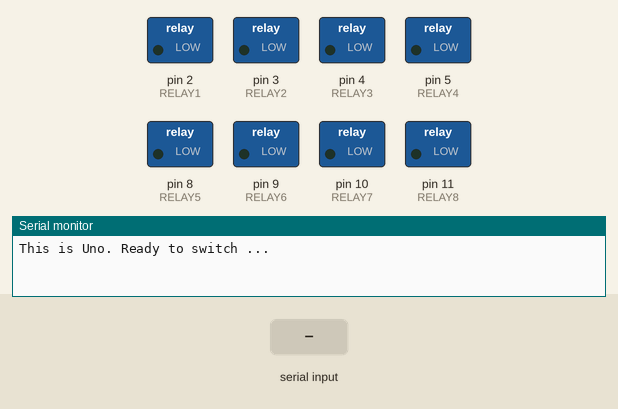
A sketch run on a simulated Arduino Uno, built with avr-gcc and run on an emulated ATmega328P. Parts: switched loads named in the sketch (green lamp = pin HIGH), the last lines printed to the serial monitor. The inputs (shaded band) are chosen by the test bench.

Above: at 1.2 s.
1.3 s: "1" received over Serial
At 2.2 s:
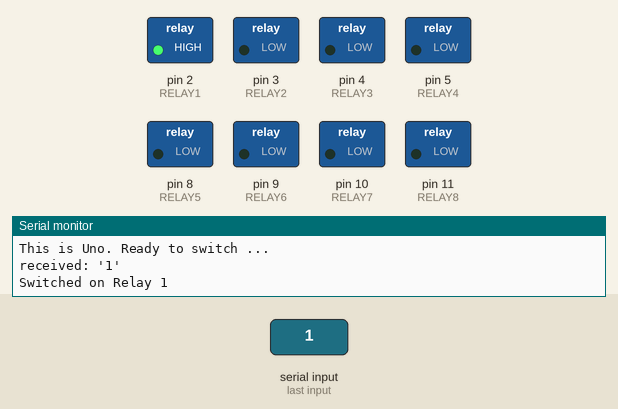
2.8 s: "9" received over Serial
At 3.4 s:
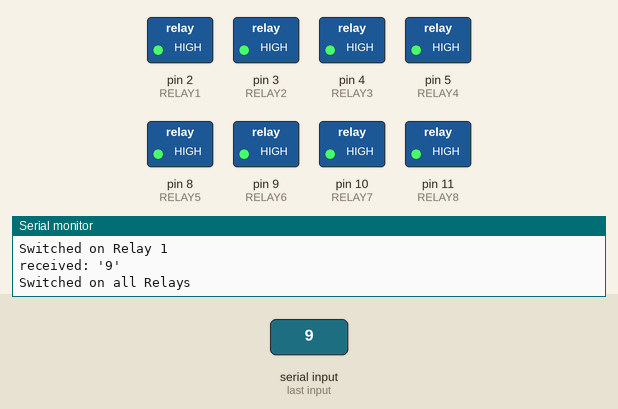
4.3 s: "2" received over Serial
At 5.5 s:
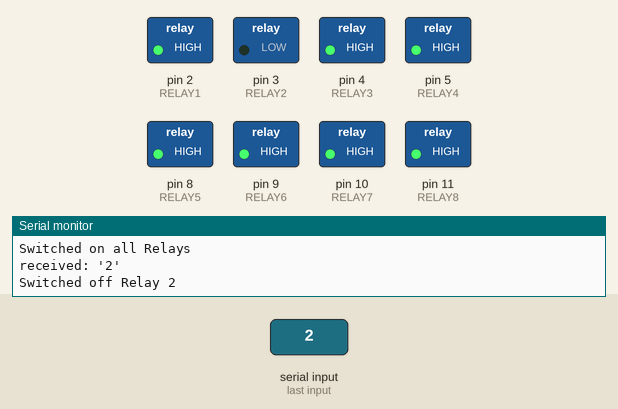
5.8 s: "3" received over Serial
At 6.9 s:
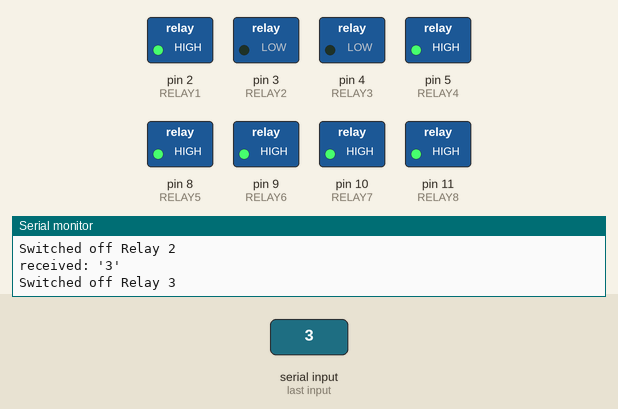
7.3 s: "4" received over Serial
At 8.0 s:
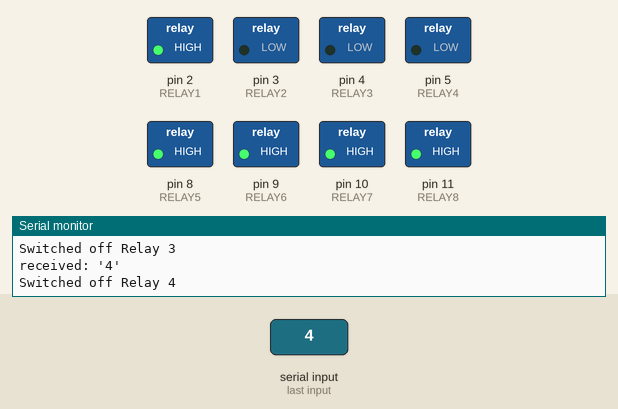
8.8 s: "5" received over Serial
At 9.1 s:
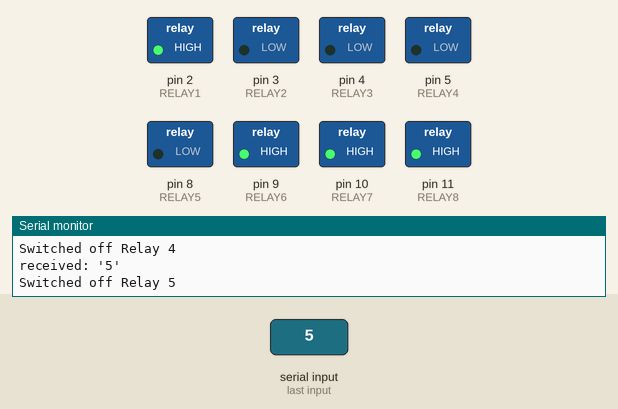
Timing chart, 0 to 11.3 s (numbered marks = the images above; inputs shaded):
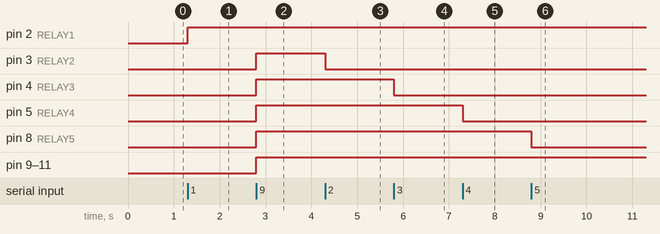

The sketch:

switchbox_driver.ino
```cpp
/*
Computer-aided switching of the Arduino 4-Relays Shield

It listens at the serial port for incoming bytes and checks
whether any of them matches "0", "1", "2", "3", "4", "5", "6", "7", "8" or "9".

If byte "0" is detected, all relays close.
If byte "1" through "8" is detected, the according relay opens.
If byte "9" is detected, all relays open.

The board accessed may need to be changed depending on which board is actually used in the switchbox.
*/

// define variable
int RELAY1 = 2;
int RELAY2 = 3;
int RELAY3 = 4;
int RELAY4 = 5;
int RELAY5 = 8;
int RELAY6 = 9;
int RELAY7 = 10;
int RELAY8 = 11;

void setup()
{
// set Relays as Output
  pinMode(RELAY1, OUTPUT);
  pinMode(RELAY2, OUTPUT);
  pinMode(RELAY3, OUTPUT);
  pinMode(RELAY4, OUTPUT);
  pinMode(RELAY5, OUTPUT);
  pinMode(RELAY6, OUTPUT);
  pinMode(RELAY7, OUTPUT);
  pinMode(RELAY8, OUTPUT);

// Open serial communications and wait for port to open:
  Serial.begin(9600);
  while (!Serial) {
    ; // wait for serial port to connect. Needed for native USB port only
  }
  // send an intro:
  Serial.println("This is Uno. Ready to switch ...");
  Serial.println();
}

void loop()
{
  // get any incoming bytes:
  if (Serial.available() > 0) {
    char thisChar = Serial.read();

    // making sure the right byte has been received (for debugging):
    Serial.print("received: \'");
    Serial.print(thisChar);
    Serial.println("\'");

    // checking bytes with ASCII representations to open or close relays:
    if (thisChar == '1') {
      if (digitalRead(RELAY1)== 0) {
        digitalWrite(RELAY1, HIGH);  // Turns ON Relay1
        Serial.println("Switched on Relay 1");
      }
      else {
        digitalWrite(RELAY1, LOW);  // Turns OFF Relay1
        Serial.println("Switched off Relay 1");
      }
    }
    else if (thisChar == '2') {
      if (digitalRead(RELAY2)== 0) {
        digitalWrite(RELAY2, HIGH);  // Turns ON Relay1
        Serial.println("Switched on Relay 2");
      }
      else {
        digitalWrite(RELAY2, LOW);  // Turns OFF Relay1
        Serial.println("Switched off Relay 2");
      }
    }
    else if (thisChar == '3') {
      if (digitalRead(RELAY3)== 0) {
        digitalWrite(RELAY3, HIGH);  // Turns ON Relay1
        Serial.println("Switched on Relay 3");
      }
      else {
        digitalWrite(RELAY3, LOW);  // Turns OFF Relay1
        Serial.println("Switched off Relay 3");
      }
    }
    else if (thisChar == '4') {
      if (digitalRead(RELAY4)== 0) {
        digitalWrite(RELAY4, HIGH);  // Turns ON Relay1
        Serial.println("Switched on Relay 4");
      }
      else {
        digitalWrite(RELAY4, LOW);  // Turns OFF Relay1
        Serial.println("Switched off Relay 4");
      }
    }
    else if (thisChar == '5') {
      if (digitalRead(RELAY5)== 0) {
        digitalWrite(RELAY5, HIGH);  // Turns ON Relay1
        Serial.println("Switched on Relay 5");
      }
      else {
        digitalWrite(RELAY5, LOW);  // Turns OFF Relay1
        Serial.println("Switched off Relay 5");
      }
    }
    else if (thisChar == '6') {
      if (digitalRead(RELAY6)== 0) {
        digitalWrite(RELAY6, HIGH);  // Turns ON Relay1
        Serial.println("Switched on Relay 6");
      }
      else {
        digitalWrite(RELAY6, LOW);  // Turns OFF Relay1
        Serial.println("Switched off Relay 6");
      }
    }
    else if (thisChar == '7') {
      if (digitalRead(RELAY7)== 0) {
        digitalWrite(RELAY7, HIGH);  // Turns ON Relay1
        Serial.println("Switched on Relay 7");
      }
      else {
        digitalWrite(RELAY7, LOW);  // Turns OFF Relay1
        Serial.println("Switched off Relay 7");
      }
    }
    else if (thisChar == '8') {
      if (digitalRead(RELAY8)== 0) {
        digitalWrite(RELAY8, HIGH);  // Turns ON Relay1
        Serial.println("Switched on Relay 8");
      }
      else {
        digitalWrite(RELAY8, LOW);  // Turns OFF Relay1
        Serial.println("Switched off Relay 8");
      }
    }
    else if (thisChar == '9') {
      digitalWrite(RELAY1,HIGH);  // Turns ON Relay1
      digitalWrite(RELAY2,HIGH);  // Turns ON Relay2
      digitalWrite(RELAY3,HIGH);  // Turns ON Relay3
      digitalWrite(RELAY4,HIGH);  // Turns ON Relay4
      digitalWrite(RELAY5,HIGH);  // Turns ON Relay5
      digitalWrite(RELAY6,HIGH);  // Turns ON Relay6
      digitalWrite(RELAY7,HIGH);  // Turns ON Relay7
      digitalWrite(RELAY8,HIGH);  // Turns ON Relay8
      Serial.println("Switched on all Relays");
    }
    else if (thisChar == '0') {
      digitalWrite(RELAY1,LOW);  // Turns OFF Relay1
      digitalWrite(RELAY2,LOW);  // Turns OFF Relay2
      digitalWrite(RELAY3,LOW);  // Turns OFF Relay3
      digitalWrite(RELAY4,LOW);  // Turns OFF Relay4
      digitalWrite(RELAY5,LOW);  // Turns OFF Relay5
      digitalWrite(RELAY6,LOW);  // Turns OFF Relay6
      digitalWrite(RELAY7,LOW);  // Turns OFF Relay7
      digitalWrite(RELAY8,LOW);  // Turns OFF Relay8
      Serial.println("Switched off all Relays");
    }
  }
}
```

Measured:
- after the input at 1.3 s, pin 2 (RELAY1): LOW → HIGH at once
- after the input at 2.8 s, pin 3 (RELAY2), pin 4 (RELAY3), pin 5 (RELAY4), pin 8 (RELAY5), pin 9 (RELAY6), pin 10 (RELAY7), pin 11 (RELAY8): LOW → HIGH at once
- after the input at 4.3 s, pin 3 (RELAY2): HIGH → LOW at once
- after the input at 5.8 s, pin 4 (RELAY3): HIGH → LOW at once
- after the input at 7.3 s, pin 5 (RELAY4): HIGH → LOW at once
- after the input at 8.8 s, pin 8 (RELAY5): HIGH → LOW at once
